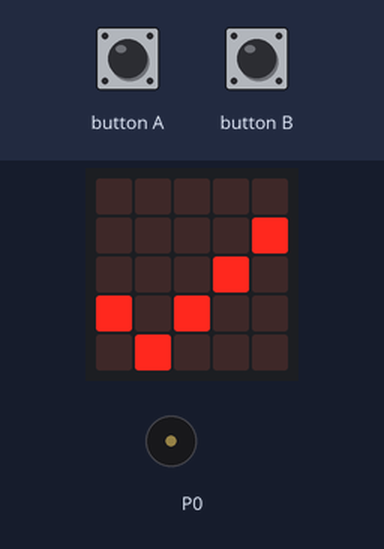
Bench run of a program on a simulated BBC micro:bit (MakeCode). Shown: the board's 5×5 LED display, buzzer (waves = sounding). Inputs (shaded band) come from the test bench. A reset restarts the program; random numbers come from a fixed seed.

Above: at 1.8 s.
1.9 s: button A pressed for 0.15 s
At 4.1 s:
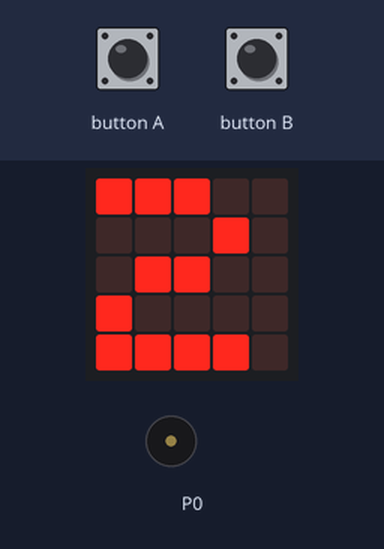
4.4 s: button B pressed for 0.15 s
At 5.4 s:
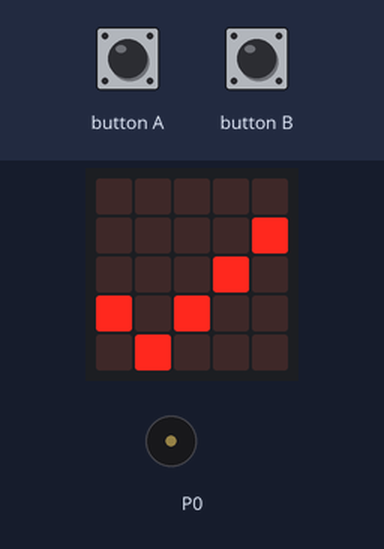
6.3 s: button A pressed for 0.15 s
At 8.6 s:
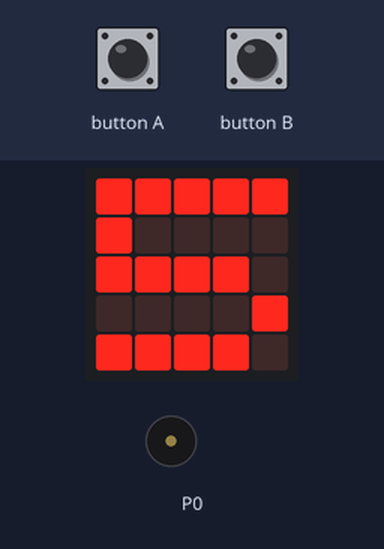
Timing chart, 0 to 10.1 s (numbered marks = the images above; inputs shaded):
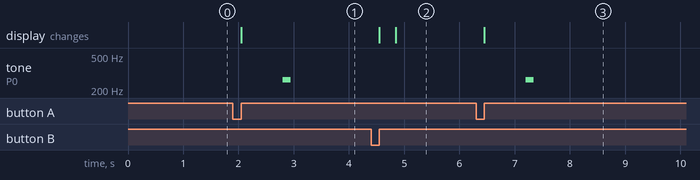

The program:

main.ts
```typescript
input.onButtonPressed(Button.A, function () {
    basic.showNumber(randint(1, 6))
    music.play(music.stringPlayable("C - - - - - - - ", 400), music.PlaybackMode.InBackground)
})
input.onButtonPressed(Button.B, function () {
    control.reset()
})
basic.showIcon(IconNames.Yes)
```

test.ts
```typescript
// ide kerülnek a tesztek; a rendszer ezt nem kompilálja, ha a csomagot bővítményként használják.
```

Measured:
- after the input at 1.9 s, tone on P0: silent → 262 Hz after 0.90 s, → silent 0.15 s later; the display: changes after 0.15 s (image 1)
- after the input at 4.4 s, the display: first changes after 0.15 s (image 2 shows a later state)
- after the input at 6.3 s, tone on P0: silent → 262 Hz after 0.90 s, → silent 0.15 s later; the display: changes after 0.15 s (image 3)
